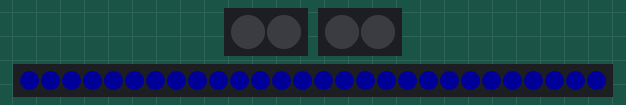
Bench run of a sketch on a simulated Arduino Uno, built with avr-gcc and run on an emulated ATmega328P. Parts: 2 × 2 RGB LEDs in strip order, left to right, 28 RGB LEDs in strip order, left to right. Dim RGB values are drawn brighter than linear; random numbers use the default seed unless the sketch sets one.

Above: at 2.62 s.
At 19.95 s:
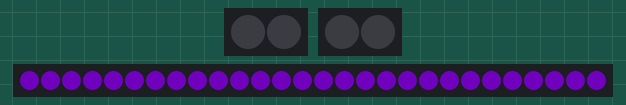
At 30.93 s:
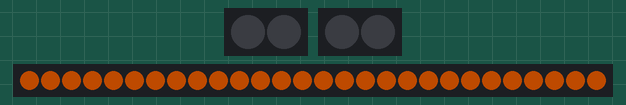
At 36.47 s:
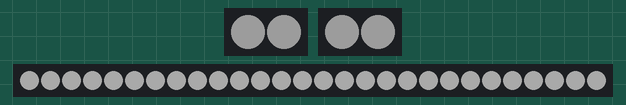
At 39.78 s:
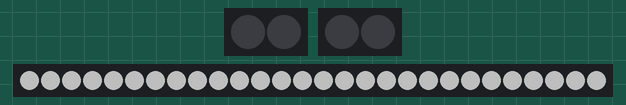
Timing chart, 0 to 40.0 s (numbered marks = the images above):
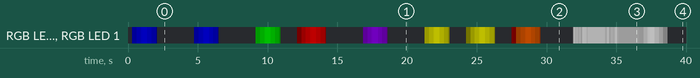

The sketch:

eyes_crown.ino
```cpp
#include <Adafruit_NeoPixel.h>

// -------------------- PIN DEFINITIONS --------------------
#define EYE1_PIN   2
#define EYE2_PIN   5
#define CROWN_PIN  8

// -------------------- LED COUNTS -------------------------
#define NUM_EYES 2       // Eye 1 + Eye 2 = 2 pixels total
#define NUM_CROWN 28

// -------------------- OBJECTS -----------------------------
Adafruit_NeoPixel eye1(NUM_EYES, EYE1_PIN, NEO_GRB + NEO_KHZ800);
Adafruit_NeoPixel eye2(NUM_EYES, EYE2_PIN, NEO_GRB + NEO_KHZ800);
Adafruit_NeoPixel crown(NUM_CROWN, CROWN_PIN, NEO_GRB + NEO_KHZ800);

// -------------------- SETTINGS ----------------------------
int baseBrightness = 80;

// ==========================================================
//                SYNCHRONIZED EYE FUNCTIONS
// ==========================================================

// Fill both eyes
void setEyesColor(uint8_t r, uint8_t g, uint8_t b) {
  for (int i = 0; i < NUM_EYES; i++) {
    eye1.setPixelColor(i, eye1.Color(r, g, b));
    eye2.setPixelColor(i, eye2.Color(r, g, b));
  }
  eye1.show();
  eye2.show();
}

// Synced pulse in & out
void pulseEyes(uint8_t r, uint8_t g, uint8_t b,
               int steps = 50, int delayTime = 20) {

  for (int i = 0; i <= steps; i++) {
    int br = map(i, 0, steps, 0, baseBrightness);
    eye1.setBrightness(br);
    eye2.setBrightness(br);
    setEyesColor(r,g,b);
    delay(delayTime);
  }

  for (int i = steps; i >= 0; i--) {
    int br = map(i, 0, steps, 0, baseBrightness);
    eye1.setBrightness(br);
    eye2.setBrightness(br);
    setEyesColor(r,g,b);
    delay(delayTime);
  }
}

// Synced flickering (tense mode)
void flickerEyes(uint8_t r, uint8_t g, uint8_t b,
                 int iterations = 20, int maxDelay = 80) {

  for (int i = 0; i < iterations; i++) {
    int br = random(20, baseBrightness);
    eye1.setBrightness(br);
    eye2.setBrightness(br);

    setEyesColor(r,g,b);

    delay(random(20, maxDelay));
  }
}

// ==========================================================
//                     CROWN FUNCTIONS
// ==========================================================

// Fill all LEDs with color
void setCrownColor(uint8_t r, uint8_t g, uint8_t b) {
  for (int i = 0; i < NUM_CROWN; i++) {
    crown.setPixelColor(i, crown.Color(r, g, b));
  }
  crown.show();
}

// Pulse crown like eyes
void pulseCrown(uint8_t r, uint8_t g, uint8_t b,
                int steps = 50, int delayTime = 20) {

  for (int i = 0; i <= steps; i++) {
    int br = map(i, 0, steps, 0, baseBrightness);
    crown.setBrightness(br);
    setCrownColor(r,g,b);
    delay(delayTime);
  }

  for (int i = steps; i >= 0; i--) {
    int br = map(i, 0, steps, 0, baseBrightness);
    crown.setBrightness(br);
    setCrownColor(r,g,b);
    delay(delayTime);
  }
}

// Flowing crown effect
void flowCrown(uint8_t r, uint8_t g, uint8_t b, int delayTime = 40) {
  for (int i = 0; i < NUM_CROWN; i++) {
    crown.clear();
    crown.setPixelColor(i, crown.Color(r, g, b));
    crown.show();
    delay(delayTime);
  }
}

// Flicker for crown
void flickerCrown(uint8_t r, uint8_t g, uint8_t b,
                  int iterations = 20, int maxDelay = 100) {

  for (int i = 0; i < iterations; i++) {
    int br = random(20, baseBrightness);
    crown.setBrightness(br);
    setCrownColor(r,g,b);
    delay(random(20, maxDelay));
  }
}

// ==========================================================
//                        SETUP
// ==========================================================

void setup() {
  eye1.begin();
  eye2.begin();
  crown.begin();

  eye1.setBrightness(baseBrightness);
  eye2.setBrightness(baseBrightness);
  crown.setBrightness(baseBrightness);

  eye1.show();
  eye2.show();
  crown.show();
}

// ==========================================================
//                          LOOP
// ==========================================================

void loop() {
  unsigned long t = millis();
  unsigned long modTime = t % 40000; // 40-sec mood cycle

  if (modTime < 5000) {
    pulseEyes(0,0,255);
    pulseCrown(0,0,255);
  }
  else if (modTime < 10000) {
    pulseEyes(0,255,0);
    flowCrown(0,255,0);
  }
  else if (modTime < 15000) {
    pulseEyes(255,0,0);
    pulseCrown(255,0,0);
  }
  else if (modTime < 20000) {
    pulseEyes(150,0,255);
    pulseCrown(150,0,255);
  }
  else if (modTime < 25000) {
    pulseEyes(255,255,0);
    flowCrown(255,255,0);
  }
  else if (modTime < 30000) {
    pulseEyes(255,100,0);
    pulseCrown(255,100,0);
  }
  else if (modTime < 35000) {
    flickerEyes(255,255,255);
    flickerCrown(255,255,255);
  }
  else {
    pulseEyes(255,255,255);
    pulseCrown(255,255,255);
  }
}
```

Measured:
- by itself, RGB LED 0, RGB LED 1, RGB LED 0, RGB LED 1: off → RGB(0, 0, 24) at 0.32 s, → RGB(0, 0, 48) 0.31 s later, → RGB(0, 0, 72) 0.31 s later, → RGB(0, 0, 80) 0.10 s later, … (104 changes in this stretch)
